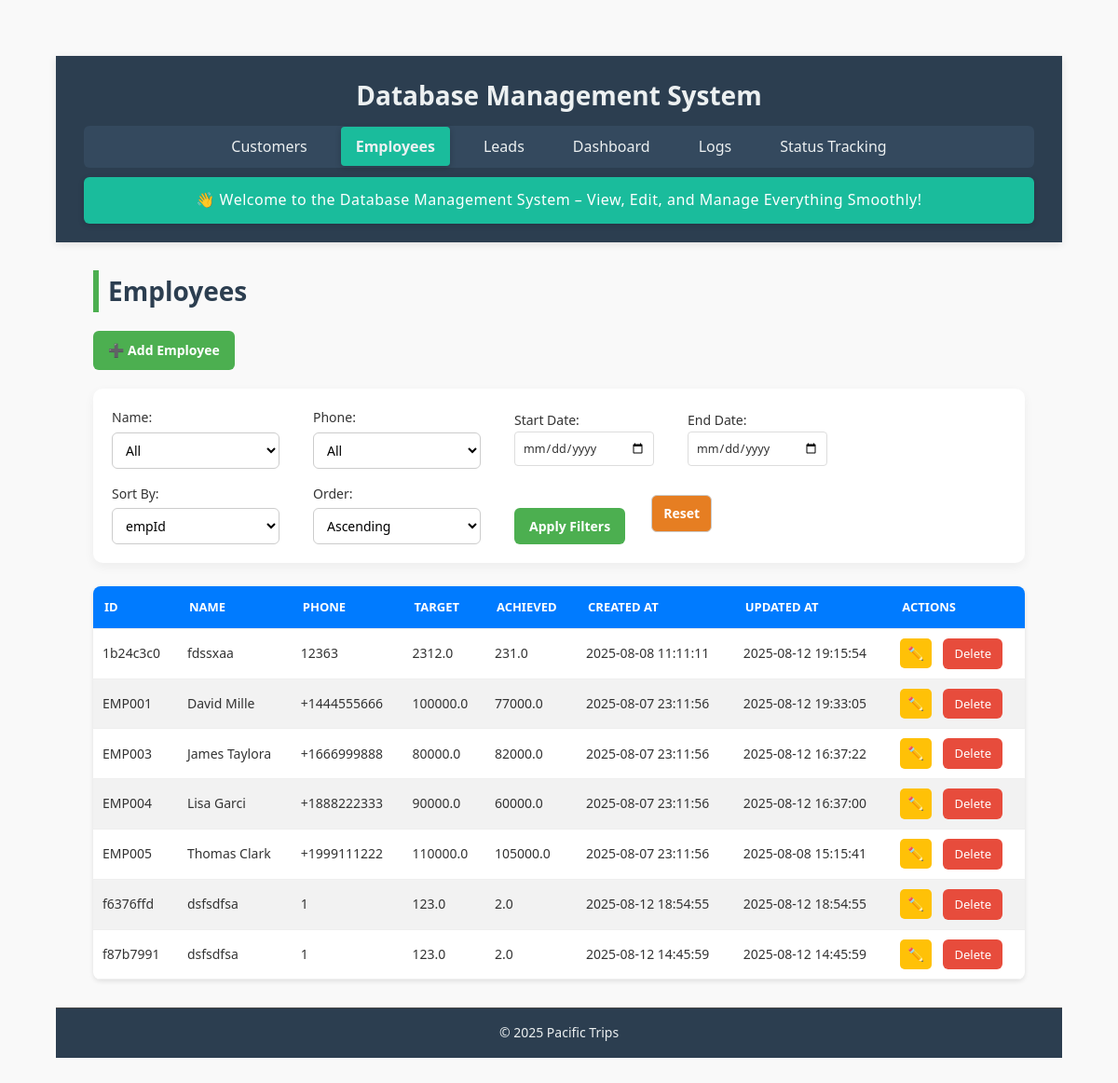
Page /employees on the earlier database version.
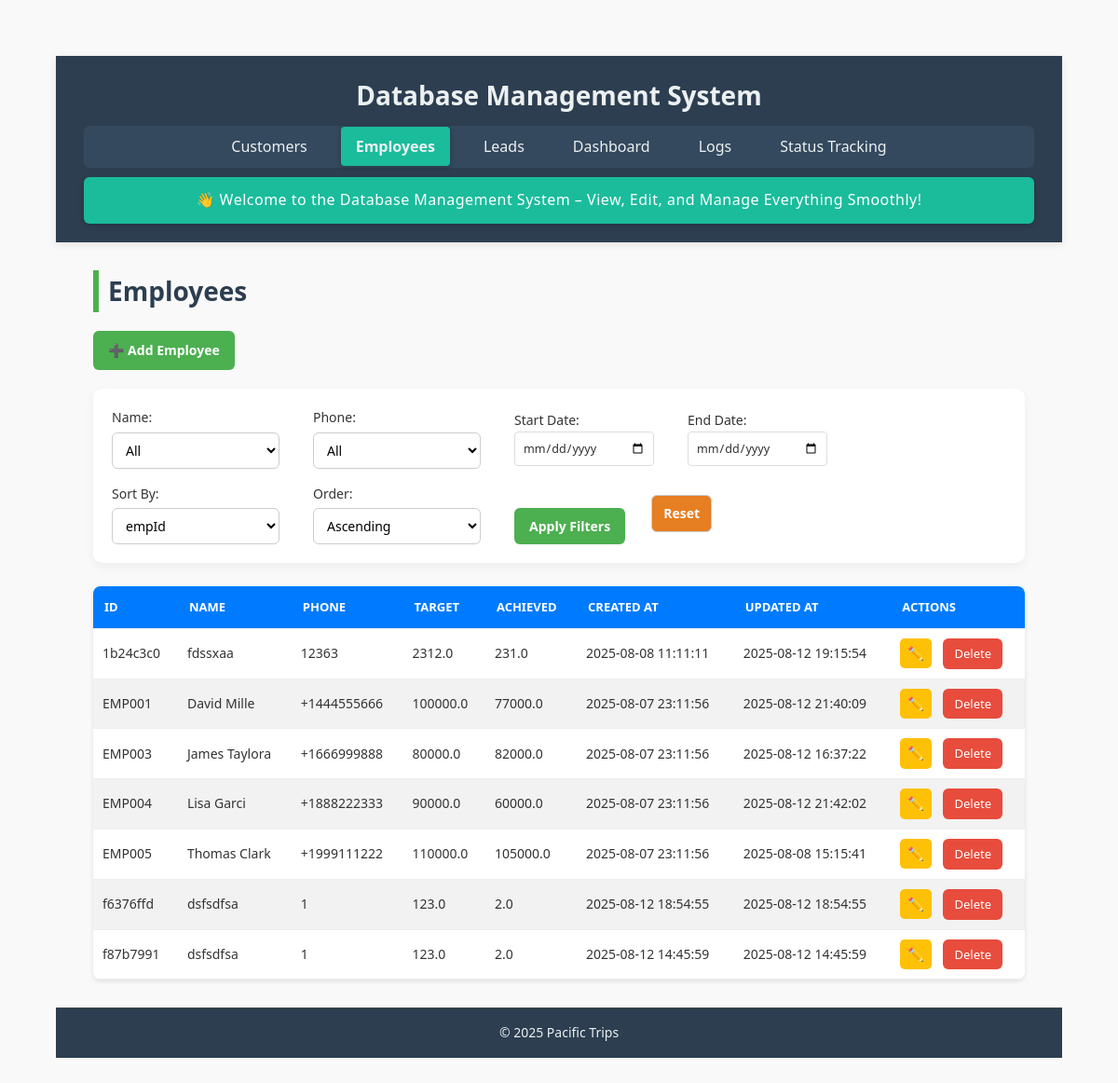
Same page on the later database version.
### tables this page shows
CREATE TABLE employees (
    empId TEXT PRIMARY KEY,
    empName TEXT NOT NULL,
    phoneNo TEXT,
    targetAmount REAL NOT NULL CHECK (targetAmount >= 0),
    achievedAmount REAL NOT NULL CHECK (achievedAmount >= 0),
    createdAt TEXT DEFAULT CURRENT_TIMESTAMP,
    updatedAt TEXT DEFAULT CURRENT_TIMESTAMP
);

### app.py (the view)
@app.route('/employees')
def employees():
    filters = {
        'empName': request.args.get('empName', ''),
        'phoneNo': request.args.get('phoneNo', ''),
        'start_date': request.args.get('start_date', ''),
        'end_date': request.args.get('end_date', '')
    }
    sort_by = request.args.get('sort_by', 'empId')
    sort_order = request.args.get('sort_order', 'asc')
    query = "SELECT * FROM employees WHERE 1=1"
    params = []
    for col in ['empName', 'phoneNo']:
        val = filters[col]
        if val:
            query += f" AND {col} = ?"
            params.append(val)
    if filters['start_date']:
        query += " AND DATE(createdAt) >= ?"
        params.append(filters['start_date'])
    if filters['end_date']:
        query += " AND DATE(createdAt) <= ?"
        params.append(filters['end_date'])
    query += f" ORDER BY {sort_by} {sort_order.upper()}"
    with closing(get_db_connection()) as conn:
        with closing(conn.cursor()) as cursor:
            cursor.execute(query, params)
            employees = cursor.fetchall()
            column_values = {
                'empName': [row['empName'] for row in conn.execute("SELECT DISTINCT empName FROM employees")],
                'phoneNo': [row['phoneNo'] for row in conn.execute("SELECT DISTINCT phoneNo FROM employees")]
            }
    return render_template('employees.html',
                         employees=employees,
                         filters=filters,
                         sort_by=sort_by,
                         sort_order=sort_order,
                         column_values=column_values)

### app.py (called while the page is built)
def get_db_connection():
    conn = sqlite3.connect(DATABASE, timeout=10)
    conn.row_factory = sqlite3.Row
    conn.execute("PRAGMA journal_mode=WAL")
    return conn

### templates/employees.html (shortened to what this page needs)
{% extends "base.html" %}
{% block content %}
<h2>Employees</h2>
<div class="button-group">
    <a href="{{ url_for('add_employee') }}" class="btn">➕ Add Employee</a>
</div>
<form method="GET" action="{{ url_for('employees') }}" class="filter-form">
    <label>Name:
        <select name="empName">
            <option value="">All</option>
        </select>
    </label>
    <label>Phone:
        <select name="phoneNo">
            <option value="">All</option>
        </select>
    </label>
    <label>Start Date:
        <input type="date" name="start_date" value="{{ filters.start_date }}">
    </label>
    <label>End Date:
        <input type="date" name="end_date" value="{{ filters.end_date }}">
    </label>
    <label>Sort By:
        <select name="sort_by">
            {% for col in ['empId', 'empName', 'targetAmount', 'achievedAmount', 'createdAt', 'updatedAt'] %}
            <option value="{{ col }}" {% if sort_by == col %}selected{% endif %}>{{ col }}</option>
            {% endfor %}
        </select>
    </label>
    <label>Order:
        <select name="sort_order">
            <option value="asc" {% if sort_order == 'asc' %}selected{% endif %}>Ascending</option>
        </select>
    </label>
    <button type="submit" class="btn">Apply Filters</button>
    <a href="{{ url_for('employees') }}" class="btn danger">Reset</a>
</form>
<table>
    <thead>
        <tr>
            <th>ID</th>
            <th>Name</th>
            <th>Phone</th>
            <th>Target</th>
            <th>Achieved</th>
            <th>Created At</th>
            <th>Updated At</th>
            <th>Actions</th>
        </tr>
    </thead>
    <tbody>
        {% for employee in employees %}
        <tr>
            <td>{{ employee.empId }}</td>
            <td>{{ employee.empName }}</td>
            <td>{{ employee.phoneNo or '' }}</td>
            <td>{{ employee.targetAmount }}</td>
            <td>{{ employee.achievedAmount }}</td>
            <td>{{ employee.createdAt }}</td>
            <td>{{ employee.updatedAt }}</td>
            <td>
                <a href="{{ url_for('edit_employee', emp_id=employee.empId) }}" class="btn small">✏️</a>
                <a href="{{ url_for('delete_employee', emp_id=employee.empId) }}" class="btn-delete"
                   onclick="return confirm('Delete this employee?')">Delete</a>
            </td>
        </tr>
        {% endfor %}
    </tbody>
</table>
{% endblock %}

Differences in the rows shown:
changed employees "EMP001": updatedAt "2025-08-12 19:33:05" → "2025-08-12 21:40:09"
changed employees "EMP004": updatedAt "2025-08-12 16:37:00" → "2025-08-12 21:42:02"
